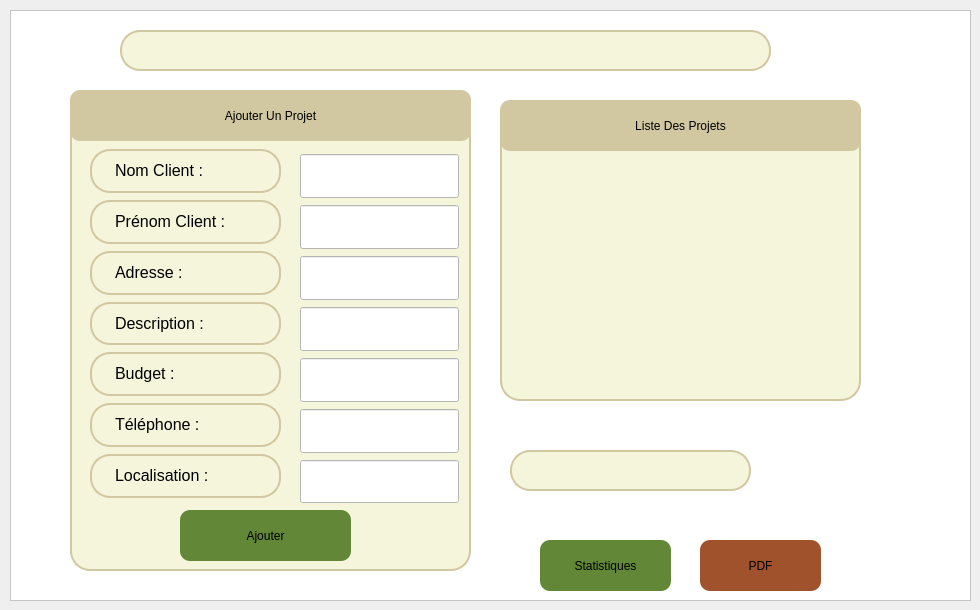
    <widget class="QWidget" name="PageGestionProjets">
     <widget class="QFrame" name="frame_2">
      <property name="geometry">
       <rect>
        <x>10</x>
        <y>10</y>
        <width>961</width>
        <height>591</height>
       </rect>
      </property>
      <property name="font">
       <font>
        <family>Segoe Ui</family>
        <pointsize>20</pointsize>
        <italic>false</italic>
        <bold>false</bold>
        <kerning>true</kerning>
       </font>
      </property>
      <property name="cursor">
       <cursorShape>WaitCursor</cursorShape>
      </property>
      <property name="styleSheet">
       <string notr="true">background-color:rgb(255,255,255);
font:20pt &quot;Segoe Ui&quot;;</string>
      </property>
      <property name="frameShape">
       <enum>QFrame::Shape::StyledPanel</enum>
      </property>
      <property name="frameShadow">
       <enum>QFrame::Shadow::Raised</enum>
      </property>
      <widget class="QLabel" name="label_187">
       <property name="geometry">
        <rect>
         <x>50</x>
         <y>20</y>
         <width>51</width>
         <height>41</height>
        </rect>
       </property>
       <property name="styleSheet">
        <string notr="true">image: url(:/res/search.png)</string>
       </property>
       <property name="text">
        <string/>
       </property>
      </widget>
      <widget class="QLineEdit" name="barrederecherche_27">
       <property name="geometry">
        <rect>
         <x>110</x>
         <y>20</y>
         <width>651</width>
         <height>41</height>
        </rect>
       </property>
       <property name="styleSheet">
        <string notr="true">QLineEdit {
    border: 2px solid rgb(209, 199, 161); /* Bordure légèrement plus foncée */
    border-radius: 20px; /* Coins arrondis */
    color: #000; /* Texte noir */
    padding-left: 20px;
    padding-right: 20px;
    background-color: rgb(245, 245, 220); /* Beige */
}

QLineEdit:hover {
    border: 2px solid rgb(160, 150, 120); /* Bordure plus foncée au survol */
    background-color: rgb(255, 255, 235); /* Fond légèrement plus clair */
}

QLineEdit:focus {
    border: 2px solid rgb(100, 80, 50); /* Bordure encore plus foncée lors du focus */
    background-color: rgb(255, 255, 240); /* Fond encore plus clair lors du focus */
    box-shadow: 0 0 5px rgba(0, 0, 0, 0.2); /* Ombre autour du champ en focus */
}
</string>
       </property>
       <property name="cursorMoveStyle">
        <enum>Qt::CursorMoveStyle::LogicalMoveStyle</enum>
       </property>
      </widget>
      <widget class="QPushButton" name="pdfProjet">
       <property name="geometry">
        <rect>
         <x>690</x>
         <y>530</y>
         <width>121</width>
         <height>51</height>
        </rect>
       </property>
       <property name="styleSheet">
        <string notr="true">QPushButton {
background-color: rgb(160, 82, 45);
font: 10pt &quot;Sylfaen&quot;;
border-radius: 10px;
}
QPushButton:hover {
    background-color: #D2B48C; /* Marron soft */
}
</string>
       </property>
       <property name="text">
        <string>PDF</string>
       </property>
      </widget>
      <widget class="QLineEdit" name="barrederecherche_28">
       <property name="geometry">
        <rect>
         <x>500</x>
         <y>440</y>
         <width>241</width>
         <height>41</height>
        </rect>
       </property>
       <property name="styleSheet">
        <string notr="true">QLineEdit {
    border: 2px solid rgb(209, 199, 161); /* Bordure légèrement plus foncée */
    border-radius: 20px; /* Coins arrondis */
    color: #000; /* Texte noir */
    padding-left: 20px;
    padding-right: 20px;
    background-color: rgb(245, 245, 220); /* Beige */
}

QLineEdit:hover {
    border: 2px solid rgb(160, 150, 120); /* Bordure plus foncée au survol */
    background-color: rgb(255, 255, 235); /* Fond légèrement plus clair */
}

QLineEdit:focus {
    border: 2px solid rgb(100, 80, 50); /* Bordure encore plus foncée lors du focus */
    background-color: rgb(255, 255, 240); /* Fond encore plus clair lors du focus */
    box-shadow: 0 0 5px rgba(0, 0, 0, 0.2); /* Ombre autour du champ en focus */
}
</string>
       </property>
       <property name="cursorMoveStyle">
        <enum>Qt::CursorMoveStyle::LogicalMoveStyle</enum>
       </property>
      </widget>
      <widget class="QFrame" name="frame_27">
       <property name="geometry">
        <rect>
         <x>490</x>
         <y>90</y>
         <width>361</width>
         <height>301</height>
        </rect>
       </property>
       <property name="styleSheet">
        <string notr="true">QFrame {
    border: 2px solid rgb(209, 199, 161); /* Bordure légèrement plus foncée */
    border-radius: 20px; /* Coins arrondis */
    color: #000; /* Texte noir */
    padding-left: 20px;
    padding-right: 20px;
    background-color: rgb(245, 245, 220); /* Beige */
}

QLineEdit:hover {
    border: 2px solid rgb(160, 150, 120); /* Bordure plus foncée au survol */
    background-color: rgb(255, 255, 235); /* Fond légèrement plus clair */
}

QFrame:focus {
    border: 2px solid rgb(100, 80, 50); /* Bordure encore plus foncée lors du focus */
    background-color: rgb(255, 255, 240); /* Fond encore plus clair lors du focus */
    box-shadow: 0 0 5px rgba(0, 0, 0, 0.2); /* Ombre autour du champ en focus */
}
</string>
       </property>
       <property name="frameShape">
        <enum>QFrame::Shape::StyledPanel</enum>
       </property>
       <property name="frameShadow">
        <enum>QFrame::Shadow::Raised</enum>
       </property>
       <widget class="QPushButton" name="pushButton_82">
        <property name="geometry">
         <rect>
          <x>0</x>
          <y>0</y>
          <width>361</width>
          <height>51</height>
         </rect>
        </property>
        <property name="styleSheet">
         <string notr="true">QPushButton {
background-color:rgb(209, 199, 161);
font: 10pt &quot;Sylfaen&quot;;
border-radius: 10px;
}
QPushButton:hover {
    background-color: #F5F5DC; /* Beige soft */
}</string>
        </property>
        <property name="text">
         <string>Liste Des Projets</string>
        </property>
       </widget>
      </widget>
      <widget class="QPushButton" name="statProjet">
       <property name="geometry">
        <rect>
         <x>530</x>
         <y>530</y>
         <width>131</width>
         <height>51</height>
        </rect>
       </property>
       <property name="styleSheet">
        <string notr="true">QPushButton {
background-color: rgb(98, 135, 55);
font: 10pt &quot;Sylfaen&quot;;
border-radius: 10px;
}
QPushButton:hover {
background-color: #7E9C5A;
}</string>
       </property>
       <property name="text">
        <string>Statistiques</string>
       </property>
      </widget>
      <widget class="QFrame" name="frame_28">
       <property name="geometry">
        <rect>
         <x>60</x>
         <y>80</y>
         <width>401</width>
         <height>481</height>
        </rect>
       </property>
       <property name="styleSheet">
        <string notr="true">QFrame {
    border: 2px solid rgb(209, 199, 161); /* Bordure légèrement plus foncée */
    border-radius: 20px; /* Coins arrondis */
    color: #000; /* Texte noir */
    padding-left: 20px;
    padding-right: 20px;
    background-color: rgb(245, 245, 220); /* Beige */
}

QLineEdit:hover {
    border: 2px solid rgb(160, 150, 120); /* Bordure plus foncée au survol */
    background-color: rgb(255, 255, 235); /* Fond légèrement plus clair */
}

QFrame:focus {
    border: 2px solid rgb(100, 80, 50); /* Bordure encore plus foncée lors du focus */
    background-color: rgb(255, 255, 240); /* Fond encore plus clair lors du focus */
    box-shadow: 0 0 5px rgba(0, 0, 0, 0.2); /* Ombre autour du champ en focus */
}
</string>
       </property>
       <property name="frameShape">
        <enum>QFrame::Shape::StyledPanel</enum>
       </property>
       <property name="frameShadow">
        <enum>QFrame::Shadow::Raised</enum>
       </property>
       <widget class="QPushButton" name="pushButton_84">
        <property name="geometry">
         <rect>
          <x>0</x>
          <y>0</y>
          <width>401</width>
          <height>51</height>
         </rect>
        </property>
        <property name="styleSheet">
         <string notr="true">QPushButton {
background-color:rgb(209, 199, 161);
font: 10pt &quot;Sylfaen&quot;;
border-radius: 10px;
}
QPushButton:hover {
    background-color: #F5F5DC; /* Beige soft */
}</string>
        </property>
        <property name="text">
         <string>Ajouter Un Projet</string>
        </property>
       </widget>
       <widget class="QPushButton" name="ajouterProjet">
        <property name="geometry">
         <rect>
          <x>110</x>
          <y>420</y>
          <width>171</width>
          <height>51</height>
         </rect>
        </property>
        <property name="styleSheet">
         <string notr="true">QPushButton {
background-color: rgb(98, 135, 55);
font: 10pt &quot;Sylfaen&quot;;
border-radius: 10px;
}
QPushButton:hover {
background-color: #7E9C5A;
}</string>
        </property>
        <property name="text">
         <string>Ajouter</string>
        </property>
       </widget>
       <widget class="QLabel" name="label_191">
        <property name="geometry">
         <rect>
          <x>20</x>
          <y>212</y>
          <width>191</width>
          <height>43</height>
         </rect>
        </property>
        <property name="styleSheet">
         <string notr="true">label-&gt;setStyleSheet(&quot;QLabel { color: black; font-size: 10px; border: none; }&quot;);
</string>
        </property>
        <property name="text">
         <string>&lt;html&gt;&lt;head/&gt;&lt;body&gt;&lt;p&gt;&lt;span style=&quot; font-size:12pt;&quot;&gt;Description :&lt;/span&gt;&lt;/p&gt;&lt;/body&gt;&lt;/html&gt;</string>
        </property>
       </widget>
       <widget class="QLabel" name="label_192">
        <property name="geometry">
         <rect>
          <x>20</x>
          <y>364</y>
          <width>191</width>
          <height>44</height>
         </rect>
        </property>
        <property name="styleSheet">
         <string notr="true">label-&gt;setStyleSheet(&quot;QLabel { color: black; font-size: 10px; border: none; }&quot;);
</string>
        </property>
        <property name="text">
         <string>&lt;html&gt;&lt;head/&gt;&lt;body&gt;&lt;p&gt;&lt;span style=&quot; font-size:12pt;&quot;&gt;Localisation :&lt;/span&gt;&lt;/p&gt;&lt;/body&gt;&lt;/html&gt;</string>
        </property>
       </widget>
       <widget class="QLabel" name="label_193">
        <property name="geometry">
         <rect>
          <x>20</x>
          <y>161</y>
          <width>191</width>
          <height>44</height>
         </rect>
        </property>
        <property name="styleSheet">
         <string notr="true">label-&gt;setStyleSheet(&quot;QLabel { color: black; font-size: 10px; border: none; }&quot;);
</string>
        </property>
        <property name="text">
         <string>&lt;html&gt;&lt;head/&gt;&lt;body&gt;&lt;p&gt;&lt;span style=&quot; font-size:12pt;&quot;&gt;Adresse :&lt;/span&gt;&lt;/p&gt;&lt;/body&gt;&lt;/html&gt;</string>
        </property>
       </widget>
       <widget class="QLabel" name="label_194">
        <property name="geometry">
         <rect>
          <x>20</x>
          <y>313</y>
          <width>191</width>
          <height>44</height>
         </rect>
        </property>
        <property name="styleSheet">
         <string notr="true">label-&gt;setStyleSheet(&quot;QLabel { color: black; font-size: 10px; border: none; }&quot;);
</string>
        </property>
        <property name="text">
         <string>&lt;html&gt;&lt;head/&gt;&lt;body&gt;&lt;p&gt;&lt;span style=&quot; font-size:12pt;&quot;&gt;Téléphone :&lt;/span&gt;&lt;/p&gt;&lt;/body&gt;&lt;/html&gt;</string>
        </property>
       </widget>
       <widget class="QLabel" name="label_195">
        <property name="geometry">
         <rect>
          <x>20</x>
          <y>59</y>
          <width>191</width>
          <height>44</height>
         </rect>
        </property>
        <property name="styleSheet">
         <string notr="true">label-&gt;setStyleSheet(&quot;QLabel { color: black; font-size: 10px; border: none; }&quot;);
</string>
        </property>
        <property name="text">
         <string>&lt;html&gt;&lt;head/&gt;&lt;body&gt;&lt;p&gt;&lt;span style=&quot; font-size:12pt;&quot;&gt;Nom Client :&lt;/span&gt;&lt;/p&gt;&lt;/body&gt;&lt;/html&gt;</string>
        </property>
       </widget>
       <widget class="QLabel" name="label_196">
        <property name="geometry">
         <rect>
          <x>20</x>
          <y>262</y>
          <width>191</width>
          <height>44</height>
         </rect>
        </property>
        <property name="styleSheet">
         <string notr="true">label-&gt;setStyleSheet(&quot;QLabel { color: black; font-size: 10px; border: none; }&quot;);
</string>
        </property>
        <property name="text">
         <string>&lt;html&gt;&lt;head/&gt;&lt;body&gt;&lt;p&gt;&lt;span style=&quot; font-size:12pt;&quot;&gt;Budget :&lt;/span&gt;&lt;/p&gt;&lt;/body&gt;&lt;/html&gt;</string>
        </property>
       </widget>
       <widget class="QLabel" name="label_197">
        <property name="geometry">
         <rect>
          <x>20</x>
          <y>110</y>
          <width>191</width>
          <height>44</height>
         </rect>
        </property>
        <property name="styleSheet">
         <string notr="true">label-&gt;setStyleSheet(&quot;QLabel { color: black; font-size: 10px; border: none; }&quot;);
</string>
        </property>
        <property name="text">
         <string>&lt;html&gt;&lt;head/&gt;&lt;body&gt;&lt;p&gt;&lt;span style=&quot; font-size:12pt;&quot;&gt;Prénom Client  :&lt;/span&gt;&lt;/p&gt;&lt;/body&gt;&lt;/html&gt;</string>
        </property>
       </widget>
       <widget class="QLineEdit" name="lineEdit_122">
        <property name="geometry">
         <rect>
          <x>230</x>
          <y>268</y>
          <width>159</width>
          <height>44</height>
         </rect>
        </property>
       </widget>
       <widget class="QLineEdit" name="lineEdit_123">
        <property name="geometry">
         <rect>
          <x>230</x>
          <y>64</y>
          <width>159</width>
          <height>44</height>
         </rect>
        </property>
       </widget>
       <widget class="QLineEdit" name="lineEdit_124">
        <property name="geometry">
         <rect>
          <x>230</x>
          <y>217</y>
          <width>159</width>
          <height>44</height>
         </rect>
        </property>
       </widget>
       <widget class="QLineEdit" name="lineEdit_125">
        <property name="geometry">
         <rect>
          <x>230</x>
          <y>115</y>
          <width>159</width>
          <height>44</height>
         </rect>
        </property>
       </widget>
       <widget class="QLineEdit" name="lineEdit_126">
        <property name="geometry">
         <rect>
          <x>230</x>
          <y>166</y>
          <width>159</width>
          <height>44</height>
         </rect>
        </property>
       </widget>
       <widget class="QLineEdit" name="lineEdit_127">
        <property name="geometry">
         <rect>
          <x>230</x>
          <y>319</y>
          <width>159</width>
          <height>44</height>
         </rect>
        </property>
       </widget>
       <widget class="QLineEdit" name="lineEdit_128">
        <property name="geometry">
         <rect>
          <x>230</x>
          <y>370</y>
          <width>159</width>
          <height>43</height>
         </rect>
        </property>
       </widget>
      </widget>
      <widget class="QPushButton" name="supprimerProjet">
       <property name="enabled">
        <bool>true</bool>
       </property>
       <property name="geometry">
        <rect>
         <x>750</x>
         <y>430</y>
         <width>50</width>
         <height>60</height>
        </rect>
       </property>
       <property name="cursor">
        <cursorShape>ArrowCursor</cursorShape>
       </property>
       <property name="toolTip">
        <string/>
       </property>
       <property name="styleSheet">
        <string notr="true">background-color:rgb(255,255,255);
font: 10pt &quot;Sylfaen&quot;;
border-radius: 10px;</string>
       </property>
       <property name="text">
        <string/>
       </property>
       <property name="icon">
        <iconset resource="img.qrc">
         <normaloff>:/res/suppr.png</normaloff>:/res/suppr.png</iconset>
       </property>
       <property name="iconSize">
        <size>
         <width>50</width>
         <height>50</height>
        </size>
       </property>
      </widget>
      <widget class="QPushButton" name="modifierProjet">
       <property name="enabled">
        <bool>true</bool>
       </property>
       <property name="geometry">
        <rect>
         <x>820</x>
         <y>430</y>
         <width>50</width>
         <height>60</height>
        </rect>
       </property>
       <property name="cursor">
        <cursorShape>ArrowCursor</cursorShape>
       </property>
       <property name="toolTip">
        <string/>
       </property>
       <property name="styleSheet">
        <string notr="true">background-color:rgb(255,255,255);
font: 10pt &quot;Sylfaen&quot;;
border-radius: 10px;</string>
       </property>
       <property name="text">
        <string/>
       </property>
       <property name="icon">
        <iconset resource="img.qrc">
         <normaloff>:/res/modif.png</normaloff>:/res/modif.png</iconset>
       </property>
       <property name="iconSize">
        <size>
         <width>50</width>
         <height>50</height>
        </size>
       </property>
      </widget>
      <widget class="QPushButton" name="favorisProjet">
       <property name="geometry">
        <rect>
         <x>770</x>
         <y>20</y>
         <width>51</width>
         <height>51</height>
        </rect>
       </property>
       <property name="styleSheet">
        <string notr="true">background-color:rgb(255,255,255);
font: 10pt &quot;Sylfaen&quot;;
border-radius: 10px;</string>
       </property>
       <property name="text">
        <string/>
       </property>
       <property name="icon">
        <iconset resource="img.qrc">
         <normaloff>:/res/likes.png</normaloff>:/res/likes.png</iconset>
       </property>
       <property name="iconSize">
        <size>
         <width>50</width>
         <height>50</height>
        </size>
       </property>
      </widget>
      <widget class="QPushButton" name="notifications">
       <property name="geometry">
        <rect>
         <x>840</x>
         <y>20</y>
         <width>51</width>
         <height>51</height>
        </rect>
       </property>
       <property name="styleSheet">
        <string notr="true">background-color:rgb(255,255,255);
font: 10pt &quot;Sylfaen&quot;;
border-radius: 10px;</string>
       </property>
       <property name="text">
        <string/>
       </property>
       <property name="icon">
        <iconset resource="img.qrc">
         <normaloff>:/res/notif.png</normaloff>:/res/notif.png</iconset>
       </property>
       <property name="iconSize">
        <size>
         <width>50</width>
         <height>50</height>
        </size>
       </property>
      </widget>
     </widget>
    </widget>
